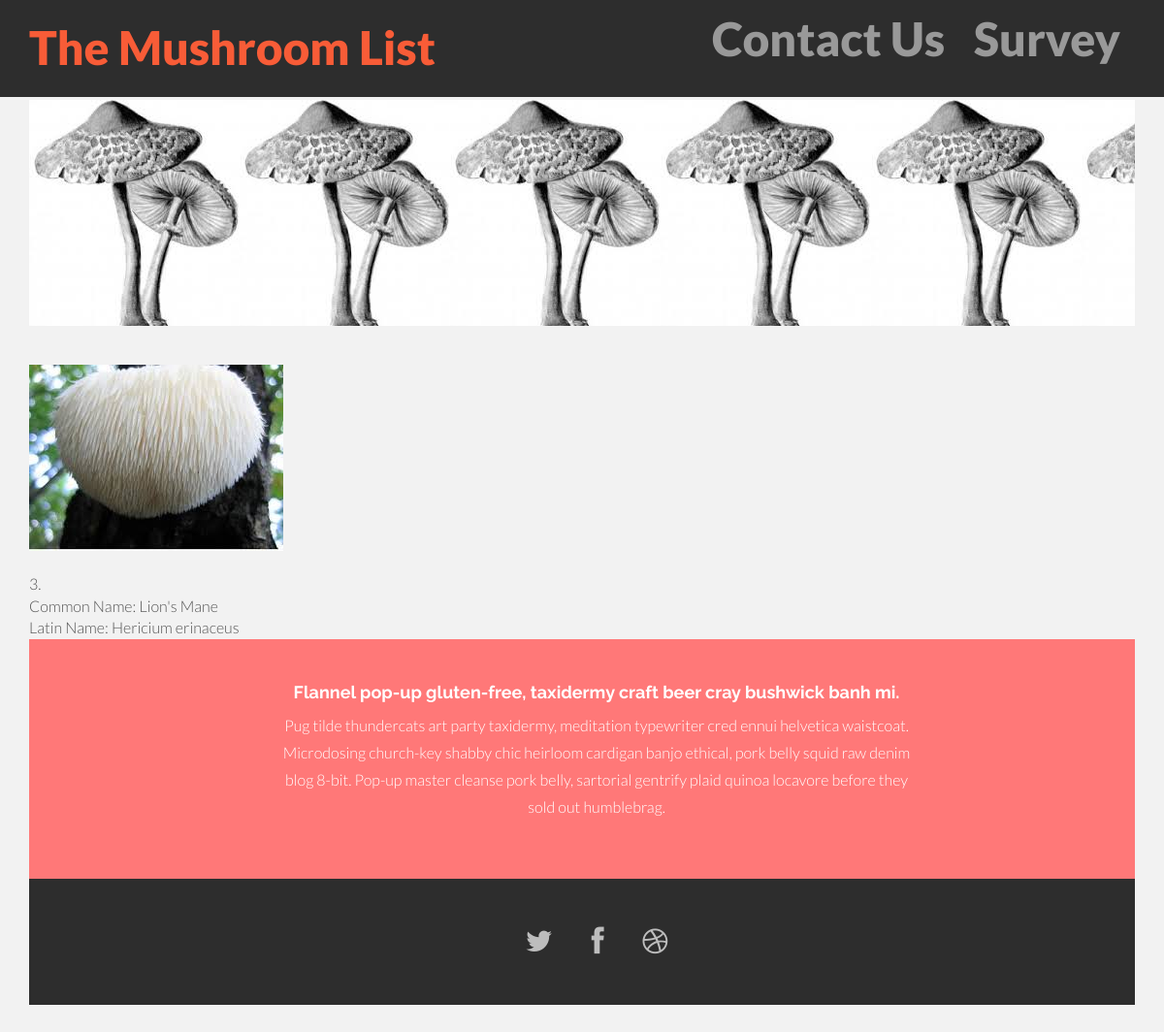
The app's page /mush_view.php?id=3 with its own data.
### tables this page shows
create table test_mush
(MushID int unsigned not null auto_increment primary key,
CommonName varchar(50),
LatinName varchar(60)
);

### mush_view.php (the view, shortened to what this page needs)
<?php include 'includes/mush_config.php';?>
<?php include 'includes/mush_header.php';?>
<link rel="stylesheet" type="text/css" href="spot.css">
<?php
if(isset($_GET['id']) && (int)$_GET['id'] > 0 )
{
    $id = (int)$_GET['id'];
}else{
    header('Location: mush_list.php');
}
$sql = "select * from test_mush where MushID=$id";
$iConn = @mysqli_connect(DB_HOST,DB_USER,DB_PASSWORD,DB_NAME) or die(myerror(__FILE__,__LINE__,mysqli_connect_error()));
$result = mysqli_query($iConn,$sql) or die(myerror(__FILE__,__LINE__,mysqli_error($iConn)));
if (mysqli_num_rows($result) > 0)
{
    while ($row = mysqli_fetch_assoc($result))
    {
       echo '<img src="upload/mush' . $id . '.jpg" />' . "<br />" . "<br />";
       echo $row['MushID'] . '. ' . "<br />" . 'Common Name: '. $row['CommonName'] . "<br />";
       echo 'Latin Name: '. $row['LatinName'];
    }
}else{
    echo '<div align="center">What! No mushrooms?  There must be a mistake!!</div>';
}
?>
<br />
<?php include 'includes/mush_footer.php';?>

### assets/css/mush.css (style rules this page uses)
body { background-color: #f2f2f2; font-family: "Lato"; font-weight: 300; font-size: 16px; color: #555; -webkit-font-smoothing: antialiased; -webkit-overflow-scrolling: touch; padding: 103px 30px 30px 30px; }

### records on screen
test_mush: MushID "3", CommonName "Lion's Mane", LatinName "Hericium erinaceus"

### other values on screen
$label "Contact Us"
$label "Survey"
